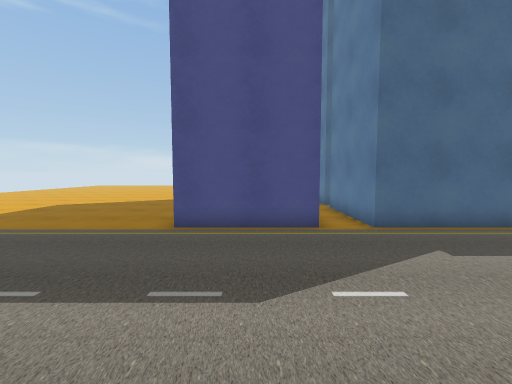
View 1 (above)

24 first-person views from a walk through a 3-D level made in the Unity game engine. The camera is 1.5 m above the floor, tilts 4° down and sees 90° across. The floor is counted in squares, 1 m on a side. Each view is taken from the middle of a square. On the plan, view 1 faces up. The plan holds only what a view shows up to about 13 squares ahead; the rest is blank. The place goes on beyond the plan.

View 2
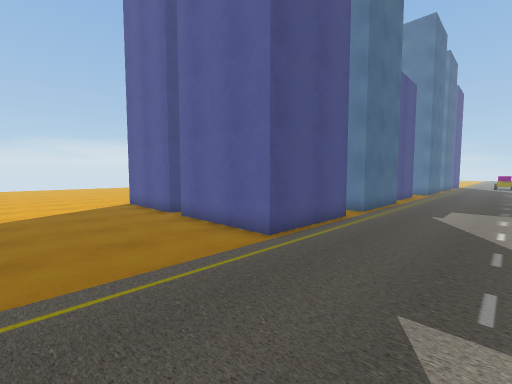

View 3
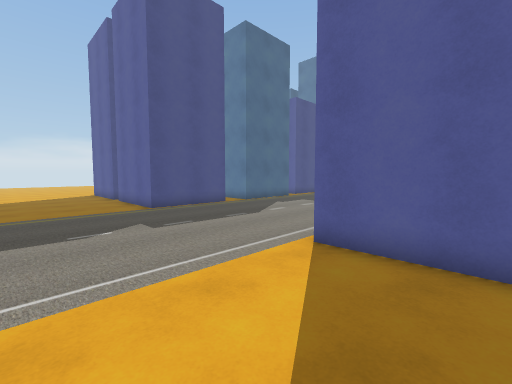

View 4
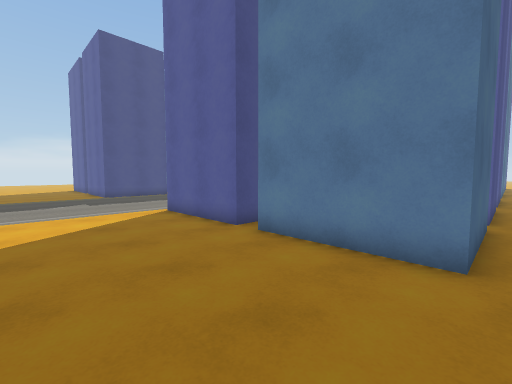

View 5
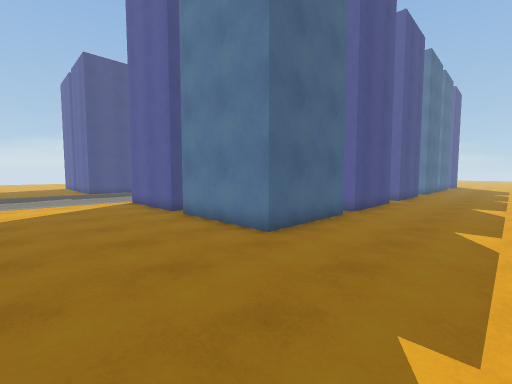

View 6
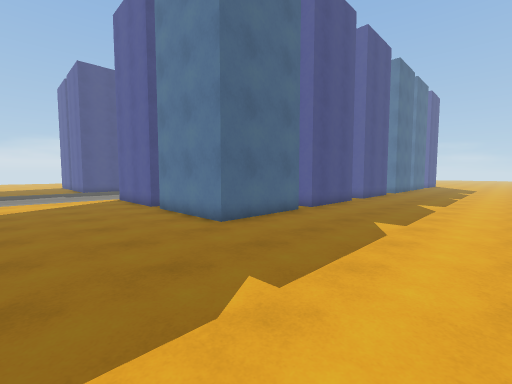

View 7
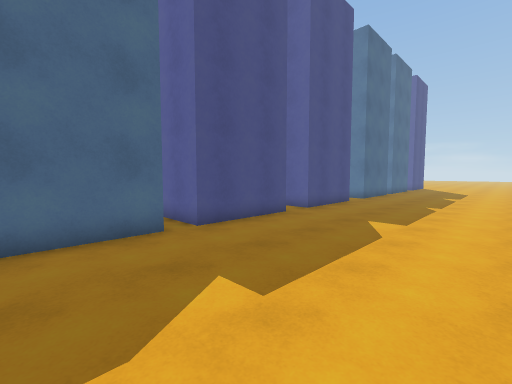

View 8
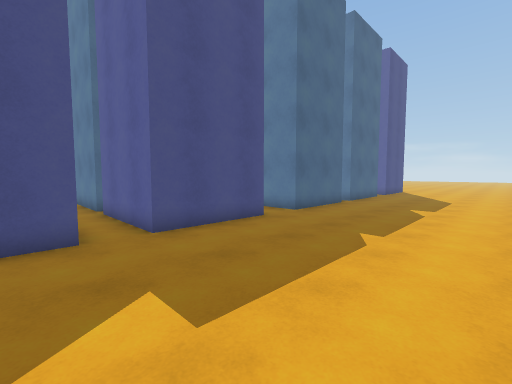

View 9
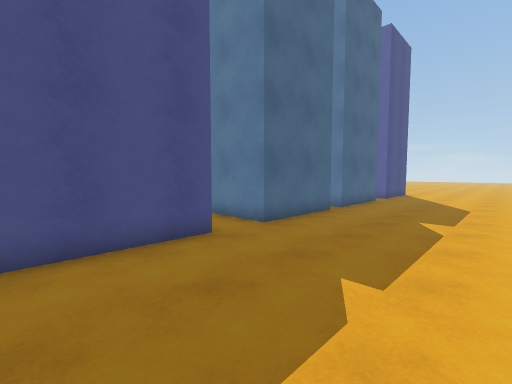

View 10
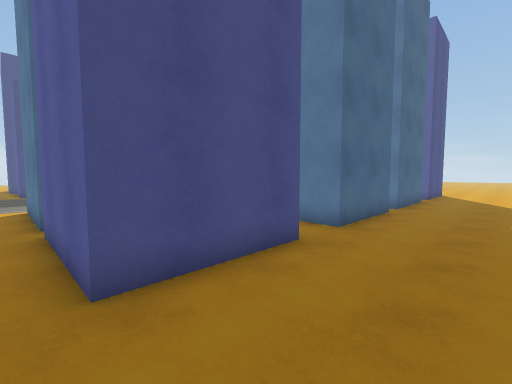

View 11
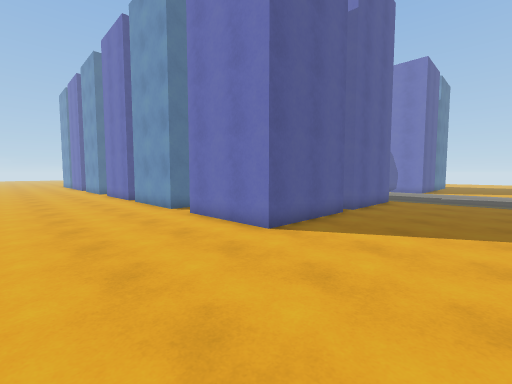

View 12
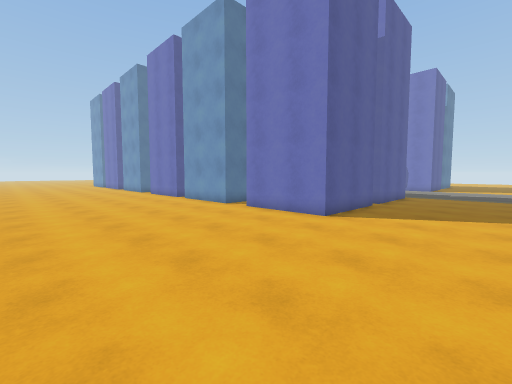

View 13
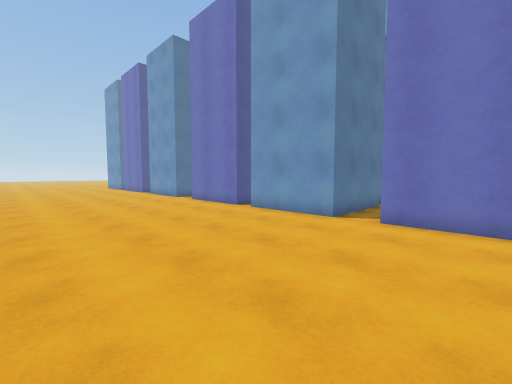

View 14
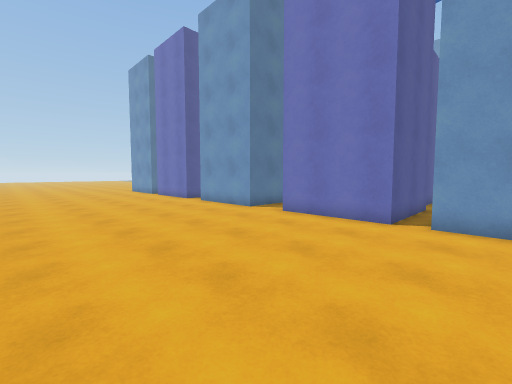

View 15
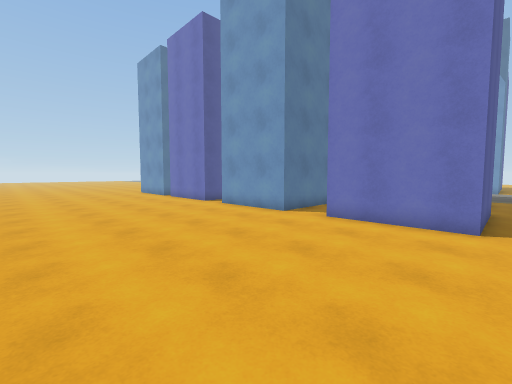

View 16
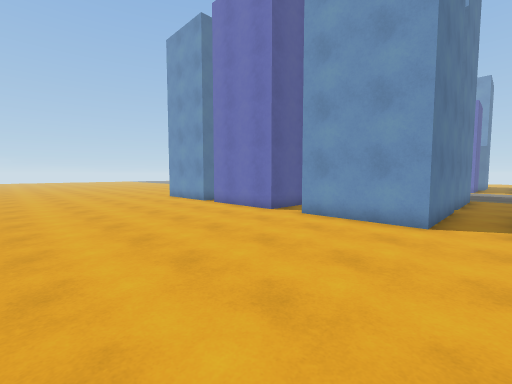

View 17
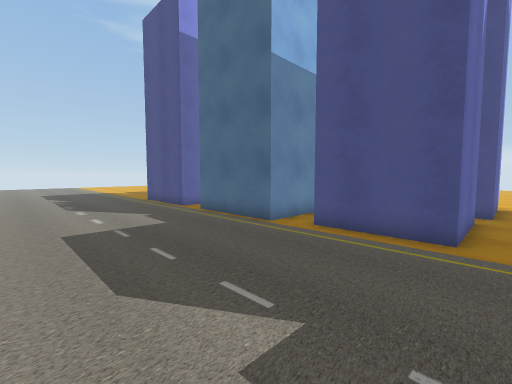

View 18
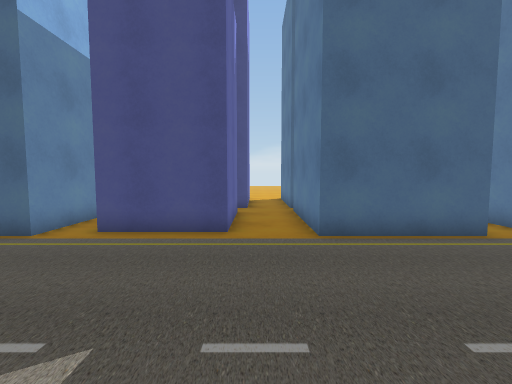

View 19
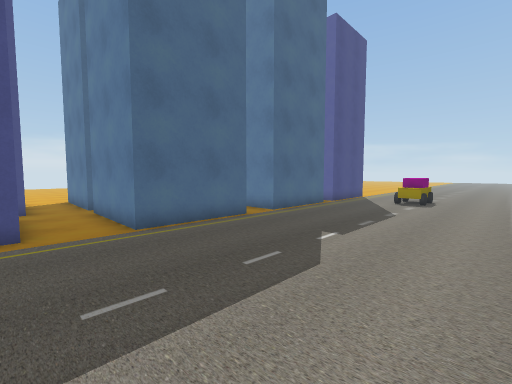

View 20
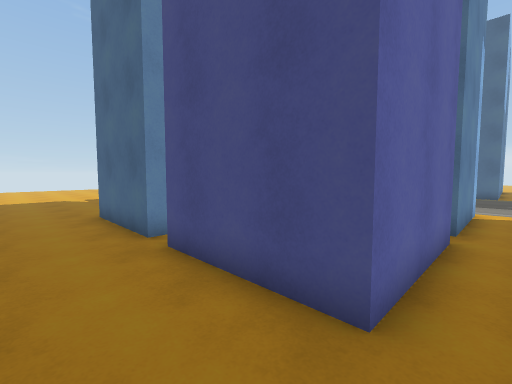

View 21
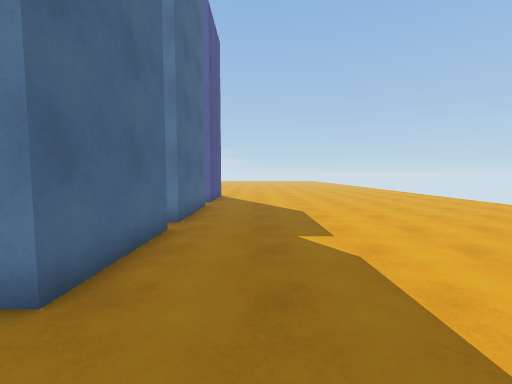

View 22
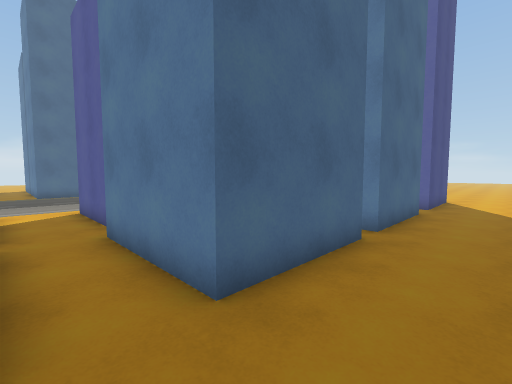

View 23
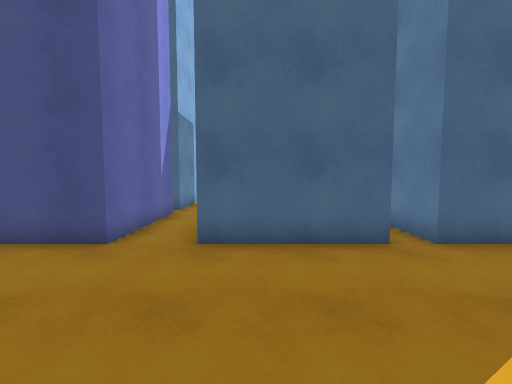

View 24
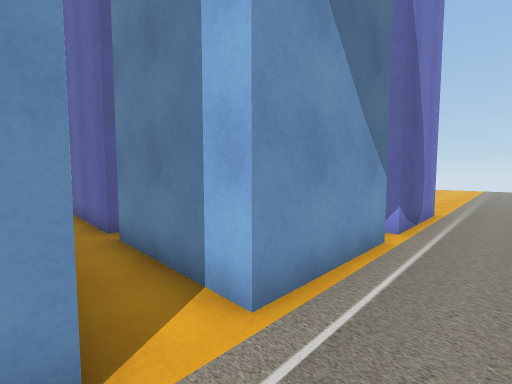

### Floor plan
Points are (right, up) in squares from view 1. A wall is a line through its corners. A room is listed if a view was taken in it or the views show most of it. See-through windows are left out.
Room 1 (views 1, 2, 3, 4, 5, 6, 7, 8, 9, 10, 11, 12, 13, 14, 15, 16, 17, 18, 19, 20, 21, 22, 23, 24)
walls: (2.9, -0.9) (7.1, -0.9) (7.1, -5.4); (1.8, 8.2) (1.8, 7.2) (-2.3, 7.2) (-2.3, 11.6) (-1.9, 11.6); (8.7, 9.4) (8.7, 10.8); (7.5, 9.9) (7.5, 7.2) (3.4, 7.2) (3.4, 11.6); (3.4, 12.4) (3.4, 16.8) (7.5, 16.8); (12.3, 11.2) (12.3, 7.6) (8.8, 7.6); (8.7, -5.4) (8.7, -0.9) (9.1, -0.9); (7.1, -6.1) (7.1, -10.6) (3, -10.6); (-1.8, 12.5) (-2.3, 12.5) (-2.3, 16.8) (1.9, 16.8); (14.6, 12.4) (14.6, 16.8) (18.8, 16.8); (12.8, -6.1) (12.8, -10.6) (8.7, -10.6) (8.7, -6.1); (-2.1, -5.3) (-2.1, -0.9) (2, -0.9); (8.5, 16.8) (12.6, 16.8) (12.6, 12.5); (18.8, 7.2) (14.6, 7.2) (14.6, 11.6); (2, -10) (2, -10.6) (-2.1, -10.6) (-2.1, -6.1); (21.5, 7.2) (20.2, 7.2) (20.2, 9); (20.2, 15.1) (20.2, 16.8) (21.5, 16.8); (18.9, -10.6) (14.7, -10.6) (14.7, -6.1); (21.5, -10.6) (19.9, -10.6)
ways out: opening at (7.5, 11.5); opening at (8, 18); opening at (13, 12); opening at (14, -7); opening at (14, -1)

Where each view was taken, in squares from view 1:
view 1: 0 up, 0 right, facing up
view 2: 3 up, 7 left, facing up-right
view 3: 4 down, 7 left, facing up-right
view 4: 11 down, 7 left, facing up-right
view 5: 15 down, 7 left, facing up-right
view 6: 17 down, 7 left, facing up-right
view 7: 17 down, 1 left, facing up-right
view 8: 17 down, 6 right, facing up-right
view 9: 16 down, 9 right, facing up-right
view 10: 14 down, 8 right, facing up-right
view 11: 22 up, 7 left, facing down-right
view 12: 25 up, 7 left, facing down-right
view 13: 25 up, 1 left, facing down-right
view 14: 25 up, 6 right, facing down-right
view 15: 25 up, 8 right, facing down-right
view 16: 25 up, 13 right, facing down-right
view 17: 1 up, 13 right, facing up-left
view 18: 1 up, 13 right, facing up
view 19: 0 up, 12 right, facing up-right
view 20: 13 down, 8 right, facing up-left
view 21: 13 down, 12 right, facing right
view 22: 13 down, 13 right, facing up-right
view 23: 16 down, 16 right, facing up
view 24: 1 up, 9 right, facing down-left
